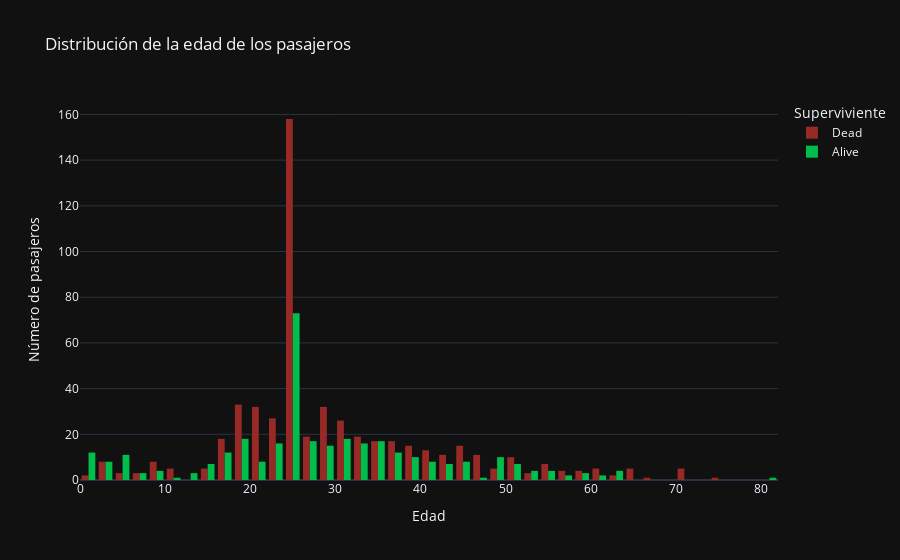

The code cell stored with this chart in its notebook:
### Code cell
hist_edad = px.histogram(titan, x="AGE", color='SURVIVED', barmode='group', nbins=40,  template='plotly_dark', labels={"AGE": "Edad", "SURVIVED": "Superviviente"}, color_discrete_sequence=colores, title="Distribución de la edad de los pasajeros")
hist_edad.update_yaxes(title_text='Número de pasajeros')
hist_edad.show()

### Figure 1 — Plotly figure (JSON) as saved in the notebook; plotly's stock layout.template omitted (floating-point values rounded to 4 significant figures; data arrays with more than 128 entries replaced by an {"elided": "..."} marker saying what was removed)
{"data": [{"alignmentgroup": "True", "bingroup": "x", "hovertemplate": "Superviviente=Dead<br>Edad=%{x}<br>count=%{y}<extra></extra>", "legendgroup": "Dead", "marker": {"color": "#972a27", "pattern": {"shape": ""}}, "name": "Dead", "nbinsx": 40, "offsetgroup": "Dead", "orientation": "v", "showlegend": true, "type": "histogram", "x": {"elided": "549 float values"}, "xaxis": "x", "yaxis": "y"}, {"alignmentgroup": "True", "bingroup": "x", "hovertemplate": "Superviviente=Alive<br>Edad=%{x}<br>count=%{y}<extra></extra>", "legendgroup": "Alive", "marker": {"color": "#00be4c", "pattern": {"shape": ""}}, "name": "Alive", "nbinsx": 40, "offsetgroup": "Alive", "orientation": "v", "showlegend": true, "type": "histogram", "x": {"elided": "342 float values"}, "xaxis": "x", "yaxis": "y"}], "layout": {"barmode": "group", "legend": {"title": {"text": "Superviviente"}, "tracegroupgap": 0}, "title": {"text": "Distribución de la edad de los pasajeros"}, "xaxis": {"anchor": "y", "domain": [0, 1], "title": {"text": "Edad"}}, "yaxis": {"anchor": "x", "domain": [0, 1], "title": {"text": "Número de pasajeros"}}}}
